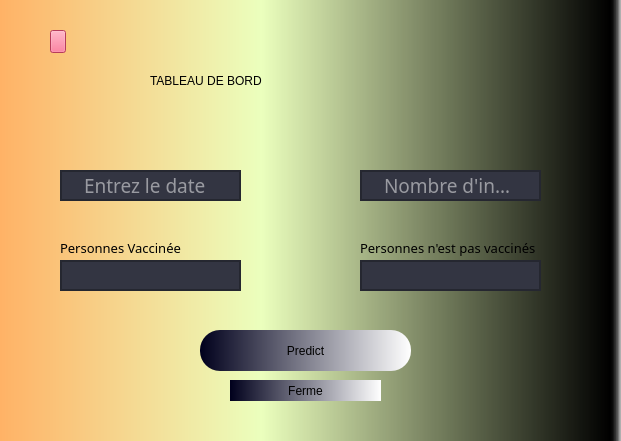
<?xml version="1.0" encoding="UTF-8"?>
<ui version="4.0">
 <class>Dialog</class>
 <widget class="QDialog" name="Dialog">
  <property name="geometry">
   <rect>
    <x>0</x>
    <y>0</y>
    <width>621</width>
    <height>441</height>
   </rect>
  </property>
  <property name="windowTitle">
   <string>Dialog</string>
  </property>
  <property name="styleSheet">
   <string notr="true">QWidget#Dialog{
	background-color: qlineargradient(spread:pad, x1:0, y1:0, x2:1, y2:0, stop:0 rgba(255, 178, 102, 255), stop:0.420455 rgba(235, 255, 189, 255), stop:0.98 rgba(0, 0, 0, 255), stop:1 rgba(0, 0, 0, 0));
}
</string>
  </property>
  <widget class="QLabel" name="label">
   <property name="geometry">
    <rect>
     <x>150</x>
     <y>60</y>
     <width>321</width>
     <height>41</height>
    </rect>
   </property>
   <property name="styleSheet">
    <string notr="true">font: 25 25pt &quot;Arial&quot;;
color: rgb(0, 0, 0);</string>
   </property>
   <property name="text">
    <string>TABLEAU DE BORD</string>
   </property>
  </widget>
  <widget class="QPushButton" name="pushButton">
   <property name="geometry">
    <rect>
     <x>200</x>
     <y>330</y>
     <width>211</width>
     <height>41</height>
    </rect>
   </property>
   <property name="whatsThis">
    <string>&lt;html&gt;&lt;head/&gt;&lt;body&gt;&lt;p&gt;&lt;br/&gt;&lt;/p&gt;&lt;/body&gt;&lt;/html&gt;</string>
   </property>
   <property name="styleSheet">
    <string notr="true">border-radius: 20px;
font: 8pt &quot;Arial&quot;;
background-color: qlineargradient(spread:pad, x1:0, y1:0, x2:1, y2:0, stop:0 rgba(0, 0, 28, 255), stop:1 rgba(255, 255, 255, 255));</string>
   </property>
   <property name="text">
    <string>Predict</string>
   </property>
  </widget>
  <widget class="QPushButton" name="pushButton_3">
   <property name="geometry">
    <rect>
     <x>230</x>
     <y>380</y>
     <width>151</width>
     <height>21</height>
    </rect>
   </property>
   <property name="styleSheet">
    <string notr="true">border-radius: 20px;
font: 8pt &quot;Arial&quot;;
background-color: qlineargradient(spread:pad, x1:0, y1:0, x2:1, y2:0, stop:0 rgba(0, 0, 28, 255), stop:1 rgba(255, 255, 255, 255));</string>
   </property>
   <property name="text">
    <string>Ferme</string>
   </property>
  </widget>
  <widget class="QLineEdit" name="lineEdit">
   <property name="geometry">
    <rect>
     <x>60</x>
     <y>170</y>
     <width>181</width>
     <height>31</height>
    </rect>
   </property>
   <property name="font">
    <font>
     <family>Agency FB</family>
     <pointsize>14</pointsize>
    </font>
   </property>
   <property name="styleSheet">
    <string notr="true">QLineEdit {
 border: 2px solid rgb(37,39,48);
 border-radius: 20px;
 color: #FFF;
 background-color:rgb(51, 53, 66);
 padding-left: 20px;
 padding-right: 20px;
}</string>
   </property>
   <property name="text">
    <string/>
   </property>
   <property name="placeholderText">
    <string>Entrez le date</string>
   </property>
   <property name="cursorMoveStyle">
    <enum>Qt::LogicalMoveStyle</enum>
   </property>
  </widget>
  <widget class="QLabel" name="label_4">
   <property name="geometry">
    <rect>
     <x>490</x>
     <y>20</y>
     <width>101</width>
     <height>161</height>
    </rect>
   </property>
   <property name="text">
    <string/>
   </property>
   <property name="pixmap">
    <pixmap>../PROJETS/test-covid.png</pixmap>
   </property>
   <property name="scaledContents">
    <bool>true</bool>
   </property>
  </widget>
  <widget class="QLineEdit" name="lineEdit_2">
   <property name="geometry">
    <rect>
     <x>360</x>
     <y>170</y>
     <width>181</width>
     <height>31</height>
    </rect>
   </property>
   <property name="font">
    <font>
     <family>Agency FB</family>
     <pointsize>14</pointsize>
    </font>
   </property>
   <property name="styleSheet">
    <string notr="true">QLineEdit {
 border: 2px solid rgb(37,39,48);
 border-radius: 20px;
 color: #FFF;
 background-color:rgb(51, 53, 66);
 padding-left: 20px;
 padding-right: 20px;
}</string>
   </property>
   <property name="text">
    <string/>
   </property>
   <property name="placeholderText">
    <string>Nombre d'inscri</string>
   </property>
   <property name="cursorMoveStyle">
    <enum>Qt::LogicalMoveStyle</enum>
   </property>
  </widget>
  <widget class="QLineEdit" name="lineEdit_3">
   <property name="geometry">
    <rect>
     <x>60</x>
     <y>260</y>
     <width>181</width>
     <height>31</height>
    </rect>
   </property>
   <property name="font">
    <font>
     <family>Agency FB</family>
     <pointsize>14</pointsize>
    </font>
   </property>
   <property name="styleSheet">
    <string notr="true">QLineEdit {
 border: 2px solid rgb(37,39,48);
 border-radius: 20px;
 color: #FFF;
 background-color:rgb(51, 53, 66);
 padding-left: 20px;
 padding-right: 20px;
}</string>
   </property>
   <property name="text">
    <string/>
   </property>
   <property name="placeholderText">
    <string/>
   </property>
   <property name="cursorMoveStyle">
    <enum>Qt::LogicalMoveStyle</enum>
   </property>
  </widget>
  <widget class="QLineEdit" name="lineEdit_4">
   <property name="geometry">
    <rect>
     <x>360</x>
     <y>260</y>
     <width>181</width>
     <height>31</height>
    </rect>
   </property>
   <property name="font">
    <font>
     <family>Agency FB</family>
     <pointsize>14</pointsize>
    </font>
   </property>
   <property name="styleSheet">
    <string notr="true">QLineEdit {
 border: 2px solid rgb(37,39,48);
 border-radius: 20px;
 color: #FFF;
 background-color:rgb(51, 53, 66);
 padding-left: 20px;
 padding-right: 20px;
}</string>
   </property>
   <property name="text">
    <string/>
   </property>
   <property name="placeholderText">
    <string/>
   </property>
   <property name="cursorMoveStyle">
    <enum>Qt::LogicalMoveStyle</enum>
   </property>
  </widget>
  <widget class="QLabel" name="label_2">
   <property name="geometry">
    <rect>
     <x>60</x>
     <y>240</y>
     <width>121</width>
     <height>16</height>
    </rect>
   </property>
   <property name="font">
    <font>
     <family>Leelawadee</family>
     <pointsize>10</pointsize>
     <weight>9</weight>
     <italic>false</italic>
     <bold>false</bold>
    </font>
   </property>
   <property name="styleSheet">
    <string notr="true">color: rgb(0, 0, 0);
font: 75 10pt &quot;Leelawadee&quot;;</string>
   </property>
   <property name="text">
    <string>Personnes Vaccinée</string>
   </property>
   <property name="textFormat">
    <enum>Qt::AutoText</enum>
   </property>
  </widget>
  <widget class="QLabel" name="label_5">
   <property name="geometry">
    <rect>
     <x>360</x>
     <y>240</y>
     <width>181</width>
     <height>16</height>
    </rect>
   </property>
   <property name="font">
    <font>
     <family>Leelawadee</family>
     <pointsize>10</pointsize>
     <weight>9</weight>
     <italic>false</italic>
     <bold>false</bold>
    </font>
   </property>
   <property name="styleSheet">
    <string notr="true">color: rgb(0, 0, 0);
font: 75 10pt &quot;Leelawadee&quot;;</string>
   </property>
   <property name="text">
    <string>Personnes n'est pas vaccinés</string>
   </property>
   <property name="textFormat">
    <enum>Qt::AutoText</enum>
   </property>
  </widget>
  <widget class="QLabel" name="label_6">
   <property name="geometry">
    <rect>
     <x>420</x>
     <y>10</y>
     <width>47</width>
     <height>41</height>
    </rect>
   </property>
   <property name="text">
    <string/>
   </property>
   <property name="pixmap">
    <pixmap>../PROJETS/Tunisia-flag-Shaped-covid-19-virus-transparent-PNG (1).png</pixmap>
   </property>
   <property name="scaledContents">
    <bool>true</bool>
   </property>
  </widget>
  <widget class="QLabel" name="label_7">
   <property name="geometry">
    <rect>
     <x>20</x>
     <y>30</y>
     <width>81</width>
     <height>71</height>
    </rect>
   </property>
   <property name="text">
    <string/>
   </property>
   <property name="pixmap">
    <pixmap>code-source.png</pixmap>
   </property>
   <property name="scaledContents">
    <bool>true</bool>
   </property>
  </widget>
  <widget class="QPushButton" name="pushButton_2">
   <property name="geometry">
    <rect>
     <x>50</x>
     <y>30</y>
     <width>16</width>
     <height>23</height>
    </rect>
   </property>
   <property name="styleSheet">
    <string notr="true">color: rgb(255, 85, 255);
background-color: rgb(255, 85, 127);</string>
   </property>
   <property name="text">
    <string/>
   </property>
  </widget>
  <zorder>label</zorder>
  <zorder>pushButton_3</zorder>
  <zorder>lineEdit</zorder>
  <zorder>pushButton</zorder>
  <zorder>label_4</zorder>
  <zorder>lineEdit_2</zorder>
  <zorder>lineEdit_3</zorder>
  <zorder>lineEdit_4</zorder>
  <zorder>label_2</zorder>
  <zorder>label_5</zorder>
  <zorder>label_6</zorder>
  <zorder>label_7</zorder>
  <zorder>pushButton_2</zorder>
 </widget>
 <resources/>
 <connections/>
</ui>
